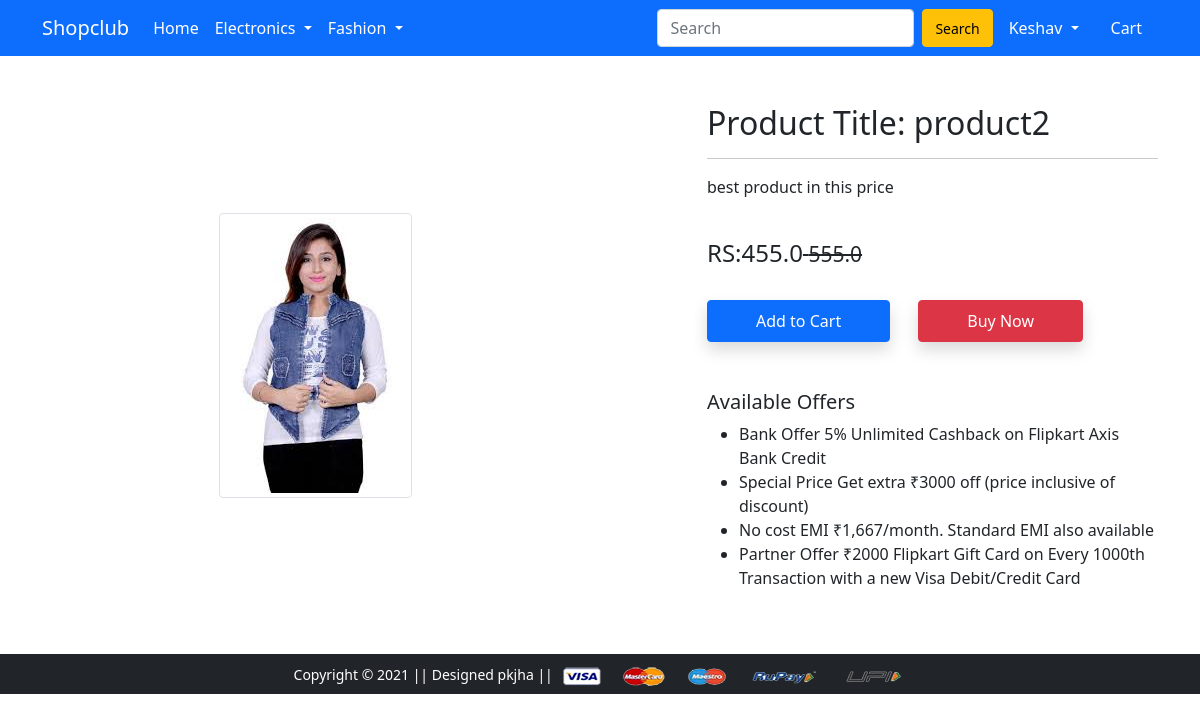
The page /product-detail/2 (signed in) on the database its author committed.
### app/models.py (models this page shows, shortened)
class Product(models.Model):
    title=models.CharField(max_length=200)
    selling_price=models.FloatField()
    discounted_price=models.FloatField()
    description=models.TextField()
    brand=models.CharField(max_length=100)
    category=models.CharField( choices=CATEGORY_CHOICES, max_length=5)
    product_image=models.ImageField(upload_to='producting')

### app/views.py (the view)
# urls.py: path('product-detail/<int:pk>', views.product_detailView, name='product-detail'),
def product_detailView(request,pk):
    if request.user.is_authenticated:
        product=Product.objects.get(pk=pk)
        return render(request, 'app/productdetail.html',{'product':product})
    else:
        return redirect('/login')

### app/templates/app/productdetail.html (shortened to what this page needs)
{% extends 'app/base.html' %}
{% load static %}
{% block main-content %}
<div class="container my-5">
 <div class="row">
  <div class="col-sm-6 text-center align-self-center">
   <img src="{{product.product_image.url}}" alt="" class="img-fluid img-thumbnail">
  </div>
  <div class="col-sm-5 offset-sm-1">
   <h2>Product Title: {{product.title}} </h2>
   <hr>
   <p>{{product.description}}</p> <br>
   <h4>RS:{{product.discounted_price}}<small class="fw-light text-decoration-line-through"> {{product.selling_price}}</small></h4> <br>
   <form action="/add-to-cart" class="d-inline">
   <button type="Submit" class="btn btn-primary shadow px-5 py-2">Add to Cart</button>
   </form>
   <a href="{% url 'buy-now' %}" class="btn btn-danger shadow px-5 py-2 ms-4">Buy Now</a>
   <h5 class="mt-5">Available Offers</h5>
   <ul>
    <li>Bank Offer 5% Unlimited Cashback on Flipkart Axis Bank Credit</li>
    <li>Special Price Get extra ₹3000 off (price inclusive of discount)</li>
    <li>No cost EMI ₹1,667/month. Standard EMI also available</li>
    <li>Partner Offer ₹2000 Flipkart Gift Card on Every 1000th Transaction with a new Visa Debit/Credit Card</li>
   </ul>
  </div>
 </div>
</div>
{% endblock main-content %}

### app/templates/app/base.html (shortened to what this page needs)
<!doctype html>
{% load static %}
<html lang="en">
  <head>
    <link href="https://cdn.jsdelivr.net/npm/bootstrap@5.0.0-beta1/dist/css/bootstrap.min.css" rel="stylesheet">
    <link rel="stylesheet" href="{% static 'app/css/owl.carousel.min.css' %}">
    <link rel="stylesheet" href="{% static 'app/css/all.min.css' %}">
    <link rel="stylesheet" href="{% static 'app/css/style.css' %}">
  </head>
  <body>
    <nav class="navbar navbar-expand-lg navbar-dark bg-primary">
     <div class="container">
       <a class="navbar-brand" href="/">Shopclub</a>
       <div class="collapse navbar-collapse" id="navbarSupportedContent">
         <ul class="navbar-nav me-auto mb-2 mb-lg-0">
           <li class="nav-item">
             <a class="nav-link active" aria-current="page" href="/">Home</a>
           </li>
           <li class="nav-item dropdown">
             <a class="nav-link dropdown-toggle text-white" href="#" id="electronicsDropdown" role="button" data-bs-toggle="dropdown" aria-expanded="false">
               Electronics
             </a>
           </li>
           <li class="nav-item dropdown">
             <a class="nav-link dropdown-toggle text-white" href="" id="fashionDropdown" role="button" data-bs-toggle="dropdown" aria-expanded="false">
               Fashion
             </a>
           </li>
         </ul>
         <form class="d-flex">
           <input class="form-control me-2" type="search" placeholder="Search" aria-label="Search">
            <button class=" search btn btn-warning" type="submit"><small>Search</small></button>
         </form>
         <div>
          <ul class="navbar-nav me-auto mb-2 mb-lg-0">
          {% if request.user.is_authenticated %}
           <li class="nav-item dropdown mx-2">
              <a class="nav-link dropdown-toggle text-white" href="#" id="profileDropdown" role="button" data-bs-toggle="dropdown" aria-expanded="false">
                {{request.user|capfirst}}
              </a>
            </li>
            <li class="nav-item mx-2">
             <a href="{% url 'showcart' %}" class="nav-link text-white"> Cart </a>
            </li>
         {% endif %}
       </div>
     </div>
    </nav>
    {% block main-content %} {% endblock main-content %}
    <footer class="container-fluid bg-dark text-center p-2 mt-5 footer">
        <small class="text-white">Copyright &copy; 2021 || Designed pkjha || </small>
        <img src="{% static 'app/images/payment.png' %}" alt="" srcset="" class="img-fluid" height="2px">
    </footer>
  </body>
</html>

### app/static/app/css/style.css (style rules this page uses)
footer { margin-bottom: 0px; padding:3px; }

### rows shown on the page
Product: product_image (picture), title "product2", description "best product in this price", discounted_price "455.0", selling_price "555.0"

### other values the page prints
{{ request.user|capfirst }} "Keshav"
